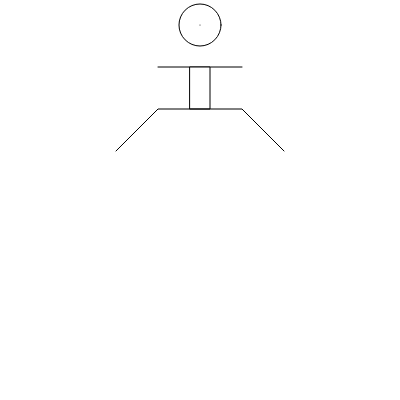
Frame 1 (no input)
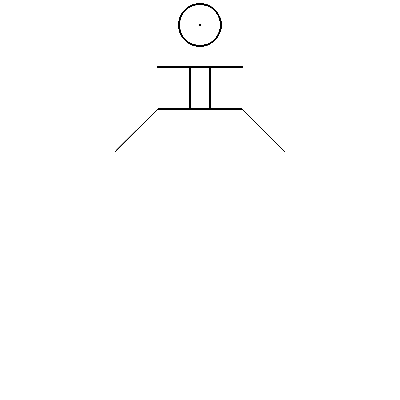
Frame 60 (no input)
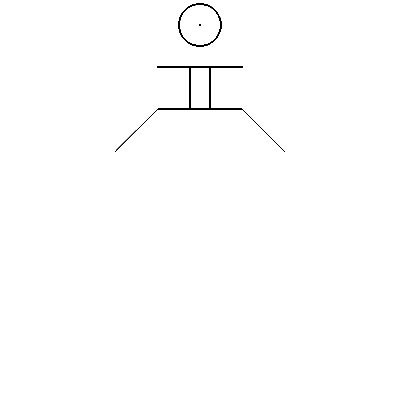
Frame 120 (the mouse pressed at the canvas centre since frame 60)

The p5.js sketch that drew these frames (run headless with seeded random() and noise() and a simulated clock; from frame 60 on, the mouse is pressed at the canvas centre):

// p5.js sketch
// ── sketch.js
  var x = 0;
  var y = 25;
  var w = 42; // make him bigger or smaller
  var h = w; // distort by changing the h seperatly
  var bmi = 20; // body mass index

// getting started with p5js
function setup(){
  // executed once
  colorMode(HSB,360,100,100,100);
  createCanvas(400,400);
  x = width/2;
}


function draw(){
  // executed all the time
  // draw some simple shapes
  // hint! The order in which you draw is important
  // change x and y to move him around
  // a line takes 4 values the starting point and the end point
  line(x - w, y + h, x +w, y+h);
  // a ellipse always takes 4 values as parameter
  ellipse(x, y, w, h);
  // a point just two
  point(x, y); // look he has a nose
  // a rectangle also takes 4 values like the ellipse
  // but draws from its upper left corner
  rect(x-bmi/2, y + h, bmi, h);
  // you can also draw free forms by using vertecies
  noFill();
  beginShape();
  vertex(x - w*2, y + h*3);
  vertex(x - w, y + h*2);
  vertex(x + w, y + h*2);
  vertex(x + w*2, y + h*3);
  endShape();

}
